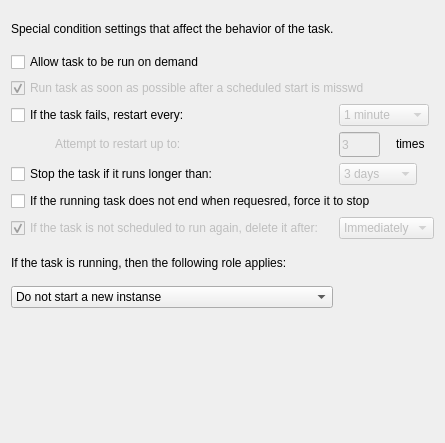
<?xml version="1.0" encoding="UTF-8"?>
<ui version="4.0">
 <class>ImmediateSettingsWin7Widget</class>
 <widget class="QWidget" name="ImmediateSettingsWin7Widget">
  <property name="geometry">
   <rect>
    <x>0</x>
    <y>0</y>
    <width>445</width>
    <height>443</height>
   </rect>
  </property>
  <property name="sizePolicy">
   <sizepolicy hsizetype="Fixed" vsizetype="Fixed">
    <horstretch>0</horstretch>
    <verstretch>0</verstretch>
   </sizepolicy>
  </property>
  <property name="minimumSize">
   <size>
    <width>445</width>
    <height>443</height>
   </size>
  </property>
  <property name="maximumSize">
   <size>
    <width>486</width>
    <height>443</height>
   </size>
  </property>
  <property name="windowTitle">
   <string>Form</string>
  </property>
  <layout class="QGridLayout" name="gridLayout">
   <item row="5" column="2" colspan="2">
    <widget class="QComboBox" name="stopLonderComboBox">
     <property name="enabled">
      <bool>false</bool>
     </property>
     <property name="sizePolicy">
      <sizepolicy hsizetype="Fixed" vsizetype="Fixed">
       <horstretch>0</horstretch>
       <verstretch>0</verstretch>
      </sizepolicy>
     </property>
     <property name="currentIndex">
      <number>6</number>
     </property>
     <item>
      <property name="text">
       <string>1 hour</string>
      </property>
     </item>
     <item>
      <property name="text">
       <string>2 hours</string>
      </property>
     </item>
     <item>
      <property name="text">
       <string>4 hours</string>
      </property>
     </item>
     <item>
      <property name="text">
       <string>8 hours</string>
      </property>
     </item>
     <item>
      <property name="text">
       <string>12 hours</string>
      </property>
     </item>
     <item>
      <property name="text">
       <string>1 day</string>
      </property>
     </item>
     <item>
      <property name="text">
       <string>3 days</string>
      </property>
     </item>
    </widget>
   </item>
   <item row="10" column="0" colspan="4">
    <spacer name="verticalSpacer">
     <property name="orientation">
      <enum>Qt::Vertical</enum>
     </property>
     <property name="sizeHint" stdset="0">
      <size>
       <width>428</width>
       <height>41</height>
      </size>
     </property>
    </spacer>
   </item>
   <item row="3" column="0" colspan="2">
    <widget class="QCheckBox" name="restartEveryCheckBox">
     <property name="text">
      <string>If the task fails, restart every:</string>
     </property>
    </widget>
   </item>
   <item row="6" column="0" colspan="4">
    <widget class="QCheckBox" name="forceStopCheckBox">
     <property name="text">
      <string>If the running task does not end when requesred, force it to stop</string>
     </property>
    </widget>
   </item>
   <item row="7" column="0" colspan="2">
    <widget class="QCheckBox" name="deleteAfterCheckBox">
     <property name="enabled">
      <bool>false</bool>
     </property>
     <property name="text">
      <string>If the task is not scheduled to run again, delete it after:</string>
     </property>
     <property name="checked">
      <bool>true</bool>
     </property>
    </widget>
   </item>
   <item row="1" column="0" colspan="4">
    <widget class="QCheckBox" name="allowCheckBox">
     <property name="text">
      <string>Allow task to be run on demand</string>
     </property>
    </widget>
   </item>
   <item row="4" column="2">
    <widget class="QLineEdit" name="restartUpLineEdit">
     <property name="enabled">
      <bool>false</bool>
     </property>
     <property name="sizePolicy">
      <sizepolicy hsizetype="Fixed" vsizetype="Fixed">
       <horstretch>41</horstretch>
       <verstretch>25</verstretch>
      </sizepolicy>
     </property>
     <property name="minimumSize">
      <size>
       <width>41</width>
       <height>25</height>
      </size>
     </property>
     <property name="maximumSize">
      <size>
       <width>41</width>
       <height>25</height>
      </size>
     </property>
     <property name="text">
      <string>3</string>
     </property>
    </widget>
   </item>
   <item row="2" column="0" colspan="4">
    <widget class="QCheckBox" name="runSoonCheckBox">
     <property name="enabled">
      <bool>false</bool>
     </property>
     <property name="text">
      <string>Run task as soon as possible after a scheduled start is misswd</string>
     </property>
     <property name="checked">
      <bool>true</bool>
     </property>
    </widget>
   </item>
   <item row="3" column="2" colspan="2">
    <widget class="QComboBox" name="restartEveryComboBox">
     <property name="enabled">
      <bool>false</bool>
     </property>
     <property name="sizePolicy">
      <sizepolicy hsizetype="Fixed" vsizetype="Fixed">
       <horstretch>0</horstretch>
       <verstretch>0</verstretch>
      </sizepolicy>
     </property>
     <item>
      <property name="text">
       <string>1 minute</string>
      </property>
     </item>
     <item>
      <property name="text">
       <string>5 minute</string>
      </property>
     </item>
     <item>
      <property name="text">
       <string>5 minutes</string>
      </property>
     </item>
     <item>
      <property name="text">
       <string>10 minutes</string>
      </property>
     </item>
     <item>
      <property name="text">
       <string>15 minutes</string>
      </property>
     </item>
     <item>
      <property name="text">
       <string>30 minutes</string>
      </property>
     </item>
     <item>
      <property name="text">
       <string>1 hour</string>
      </property>
     </item>
     <item>
      <property name="text">
       <string>2 hours</string>
      </property>
     </item>
    </widget>
   </item>
   <item row="9" column="0" colspan="2">
    <widget class="QComboBox" name="runRolesComboBox">
     <property name="sizePolicy">
      <sizepolicy hsizetype="Fixed" vsizetype="Fixed">
       <horstretch>0</horstretch>
       <verstretch>0</verstretch>
      </sizepolicy>
     </property>
     <property name="maximumSize">
      <size>
       <width>360</width>
       <height>25</height>
      </size>
     </property>
     <item>
      <property name="text">
       <string>Do not start a new instanse</string>
      </property>
     </item>
     <item>
      <property name="text">
       <string>Run a new instanse in parallel</string>
      </property>
     </item>
     <item>
      <property name="text">
       <string>Queue a new instanse</string>
      </property>
     </item>
     <item>
      <property name="text">
       <string>Stop the existing instanse</string>
      </property>
     </item>
    </widget>
   </item>
   <item row="0" column="0" colspan="4">
    <widget class="QLabel" name="settingsLabel">
     <property name="sizePolicy">
      <sizepolicy hsizetype="Fixed" vsizetype="Fixed">
       <horstretch>92</horstretch>
       <verstretch>35</verstretch>
      </sizepolicy>
     </property>
     <property name="minimumSize">
      <size>
       <width>92</width>
       <height>35</height>
      </size>
     </property>
     <property name="maximumSize">
      <size>
       <width>16777215</width>
       <height>35</height>
      </size>
     </property>
     <property name="text">
      <string>Special condition settings that affect the behavior of the task.</string>
     </property>
     <property name="buddy">
      <cstring>allowCheckBox</cstring>
     </property>
    </widget>
   </item>
   <item row="4" column="3">
    <widget class="QLabel" name="restartUptimeLabel">
     <property name="sizePolicy">
      <sizepolicy hsizetype="Fixed" vsizetype="Fixed">
       <horstretch>0</horstretch>
       <verstretch>0</verstretch>
      </sizepolicy>
     </property>
     <property name="text">
      <string>times</string>
     </property>
    </widget>
   </item>
   <item row="8" column="0" colspan="4">
    <widget class="QLabel" name="runrolesLabel">
     <property name="sizePolicy">
      <sizepolicy hsizetype="Preferred" vsizetype="Fixed">
       <horstretch>0</horstretch>
       <verstretch>0</verstretch>
      </sizepolicy>
     </property>
     <property name="minimumSize">
      <size>
       <width>0</width>
       <height>35</height>
      </size>
     </property>
     <property name="text">
      <string>If the task is running, then the following role applies:</string>
     </property>
     <property name="buddy">
      <cstring>runRolesComboBox</cstring>
     </property>
    </widget>
   </item>
   <item row="5" column="0" colspan="2">
    <widget class="QCheckBox" name="stopLongerCheckBox">
     <property name="text">
      <string>Stop the task if it runs longer than:</string>
     </property>
    </widget>
   </item>
   <item row="7" column="2" colspan="2">
    <widget class="QComboBox" name="deleteAfterComboBox">
     <property name="enabled">
      <bool>false</bool>
     </property>
     <property name="sizePolicy">
      <sizepolicy hsizetype="Fixed" vsizetype="Fixed">
       <horstretch>0</horstretch>
       <verstretch>0</verstretch>
      </sizepolicy>
     </property>
     <property name="currentIndex">
      <number>0</number>
     </property>
     <item>
      <property name="text">
       <string>Immediately</string>
      </property>
     </item>
     <item>
      <property name="text">
       <string>30 days</string>
      </property>
     </item>
     <item>
      <property name="text">
       <string>90 days</string>
      </property>
     </item>
     <item>
      <property name="text">
       <string>180 days</string>
      </property>
     </item>
     <item>
      <property name="text">
       <string>365 days</string>
      </property>
     </item>
    </widget>
   </item>
   <item row="4" column="1">
    <widget class="QLabel" name="restartUpLabel">
     <property name="enabled">
      <bool>false</bool>
     </property>
     <property name="sizePolicy">
      <sizepolicy hsizetype="Maximum" vsizetype="Fixed">
       <horstretch>170</horstretch>
       <verstretch>0</verstretch>
      </sizepolicy>
     </property>
     <property name="minimumSize">
      <size>
       <width>300</width>
       <height>0</height>
      </size>
     </property>
     <property name="text">
      <string>Attempt to restart up to:</string>
     </property>
    </widget>
   </item>
  </layout>
 </widget>
 <tabstops>
  <tabstop>allowCheckBox</tabstop>
  <tabstop>runSoonCheckBox</tabstop>
  <tabstop>restartEveryCheckBox</tabstop>
  <tabstop>restartEveryComboBox</tabstop>
  <tabstop>restartUpLineEdit</tabstop>
  <tabstop>stopLongerCheckBox</tabstop>
  <tabstop>stopLonderComboBox</tabstop>
  <tabstop>forceStopCheckBox</tabstop>
  <tabstop>deleteAfterCheckBox</tabstop>
  <tabstop>deleteAfterComboBox</tabstop>
  <tabstop>runRolesComboBox</tabstop>
 </tabstops>
 <resources/>
 <connections>
  <connection>
   <sender>restartEveryCheckBox</sender>
   <signal>toggled(bool)</signal>
   <receiver>restartEveryComboBox</receiver>
   <slot>setEnabled(bool)</slot>
   <hints>
    <hint type="sourcelabel">
     <x>180</x>
     <y>120</y>
    </hint>
    <hint type="destinationlabel">
     <x>393</x>
     <y>120</y>
    </hint>
   </hints>
  </connection>
  <connection>
   <sender>restartEveryCheckBox</sender>
   <signal>toggled(bool)</signal>
   <receiver>restartUpLabel</receiver>
   <slot>setEnabled(bool)</slot>
   <hints>
    <hint type="sourcelabel">
     <x>180</x>
     <y>120</y>
    </hint>
    <hint type="destinationlabel">
     <x>202</x>
     <y>151</y>
    </hint>
   </hints>
  </connection>
  <connection>
   <sender>restartEveryCheckBox</sender>
   <signal>toggled(bool)</signal>
   <receiver>restartUpLineEdit</receiver>
   <slot>setEnabled(bool)</slot>
   <hints>
    <hint type="sourcelabel">
     <x>180</x>
     <y>120</y>
    </hint>
    <hint type="destinationlabel">
     <x>378</x>
     <y>151</y>
    </hint>
   </hints>
  </connection>
  <connection>
   <sender>stopLongerCheckBox</sender>
   <signal>toggled(bool)</signal>
   <receiver>stopLonderComboBox</receiver>
   <slot>setEnabled(bool)</slot>
   <hints>
    <hint type="sourcelabel">
     <x>180</x>
     <y>182</y>
    </hint>
    <hint type="destinationlabel">
     <x>393</x>
     <y>182</y>
    </hint>
   </hints>
  </connection>
  <connection>
   <sender>deleteAfterCheckBox</sender>
   <signal>toggled(bool)</signal>
   <receiver>deleteAfterComboBox</receiver>
   <slot>setEnabled(bool)</slot>
   <hints>
    <hint type="sourcelabel">
     <x>180</x>
     <y>242</y>
    </hint>
    <hint type="destinationlabel">
     <x>393</x>
     <y>242</y>
    </hint>
   </hints>
  </connection>
 </connections>
</ui>
